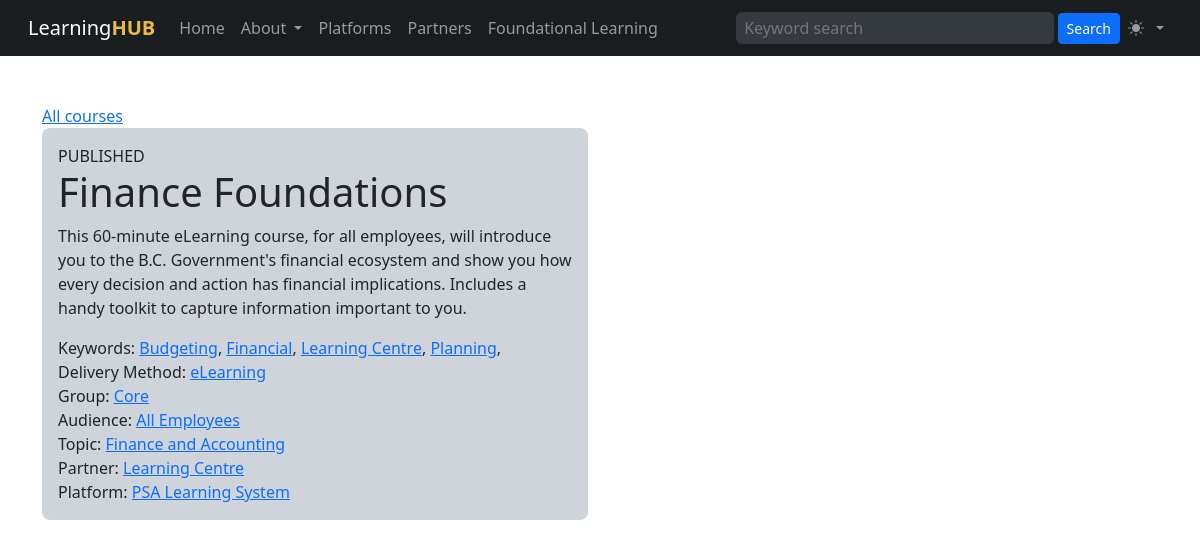
Page /course.php?cid=66 on the committed database.
### tables this page shows
CREATE TABLE "courses" (
    "id" INTEGER PRIMARY KEY AUTOINCREMENT NOT NULL,
    "status" VARCHAR NOT NULL,
    "sortorder" INTEGER,
    "name" VARCHAR NOT NULL,
    "slug" VARCHAR,
    "description" VARCHAR NOT NULL,
    "created" DATETIME NOT NULL,
    "modified" DATETIME,
    "platform_last_updated" DATETIME,
    "expiry_date" DATETIME,
    "user_idir" VARCHAR,
    "course_id" INTEGER,
    "weight" INTEGER,
    "url" VARCHAR,
    "search" TEXT,
    "keywords" VARCHAR,
    "refresh_cycle" TEXT,
    "partner_id" INTEGER,
    "platform_id" INTEGER,
    "dmethod_id" INTEGER,
    "group_id" INTEGER,
    "audience_id" INTEGER,
    "topic_id" INTEGER,
    FOREIGN KEY(partner_id) REFERENCES learning_partners(id),
    FOREIGN KEY(platform_id) REFERENCES learning_platforms(id),
    FOREIGN KEY(dmethod_id) REFERENCES delivery_methods(id),
    FOREIGN KEY(group_id) REFERENCES groups(id),
    FOREIGN KEY(audience_id) REFERENCES audiences(id),
    FOREIGN KEY(topic_id) REFERENCES topics(id)
);

CREATE TABLE "delivery_methods" (
    "id" INTEGER PRIMARY KEY AUTOINCREMENT NOT NULL,
    "created" DATETIME,
    "modified" DATETIME,
    "sortorder" INTEGER,
    "name" VARCHAR,
    "slug" VARCHAR,
    "description" VARCHAR,
    "icon" VARCHAR,
    "color" VARCHAR
);

CREATE TABLE "groups" (
    "id" INTEGER PRIMARY KEY AUTOINCREMENT NOT NULL,
    "created" DATETIME,
    "modified" DATETIME,
    "sortorder" INTEGER,
    "name" VARCHAR,
    "slug" VARCHAR,
    "description" VARCHAR,
    "icon" VARCHAR,
    "color" VARCHAR
);

CREATE TABLE "audiences" (
    "id" INTEGER PRIMARY KEY AUTOINCREMENT NOT NULL,
    "created" DATETIME,
    "modified" DATETIME,
    "sortorder" INTEGER,
    "name" VARCHAR,
    "slug" VARCHAR,
    "description" VARCHAR,
    "icon" VARCHAR,
    "color" VARCHAR
);

CREATE TABLE "topics" (
    "id" INTEGER PRIMARY KEY AUTOINCREMENT NOT NULL,
    "created" DATETIME,
    "modified" DATETIME,
    "sortorder" INTEGER,
    "name" VARCHAR,
    "slug" VARCHAR,
    "description" VARCHAR,
    "icon" VARCHAR,
    "color" VARCHAR
);

CREATE TABLE "learning_partners" (
    "id" INTEGER PRIMARY KEY AUTOINCREMENT NOT NULL,
    "created" DATETIME,
    "modified" DATETIME,
    "sortorder" INTEGER,
    "name" VARCHAR,
    "slug" VARCHAR,
    "description" VARCHAR,
    "icon" VARCHAR,
    "logo" VARCHAR,
    "color" VARCHAR,
    "url" VARCHAR,
    "admin_name" VARCHAR,
    "admin_email" VARCHAR
);

CREATE TABLE "learning_platforms" (
    "id" INTEGER PRIMARY KEY AUTOINCREMENT NOT NULL,
    "created" DATETIME,
    "modified" DATETIME,
    "sortorder" INTEGER,
    "name" VARCHAR,
    "slug" VARCHAR,
    "description" VARCHAR,
    "logo" VARCHAR,
    "icon" VARCHAR,
    "color" VARCHAR,
    "url" VARCHAR
);

### course.php (the view)
<?php
$db = new SQLite3('courses.sqlite', SQLITE3_OPEN_CREATE | SQLITE3_OPEN_READWRITE);
$db->enableExceptions(true);
?>
<?php require('template/header.php') ?>
<div class="container">
<div class="row">
<div class="col-md-6">
<div><a href="courses.php">All courses</a></div>
<?php
$cid = $_GET['cid'] ?? 0;
$sql = 'SELECT
            c.id AS cid,
            c.name AS cname,
            c.status AS cstatus,
            c.description AS cdesc,
            c.keywords AS ckeys,
            dm.id AS dmid,
            dm.name AS dmname,
            g.name AS groupname,
            g.id AS groupid,
            a.name AS audiencename,
            a.id AS audienceid,
            top.name AS topicname,
            top.id AS topicid,
            pa.name AS partnername,
            pa.id AS partnerid,
            plat.name AS platformname,
            plat.id AS platformid
        FROM
            courses c
        JOIN delivery_methods dm ON dm.id = c.dmethod_id
        JOIN groups g ON g.id = c.group_id
        JOIN audiences a ON a.id = c.audience_id
        JOIN topics top ON top.id = c.topic_id
        JOIN learning_partners pa ON pa.id = c.partner_id
        JOIN learning_platforms plat ON plat.id = c.platform_id
        WHERE c.id = ' . $cid . ';';
$statement = $db->prepare($sql);
$result = $statement->execute();
?>
<?php while ($row = $result->fetchArray()): ?>
    <div class="p-3 mb-2 bg-dark-subtle rounded-3">
        <div><?= strtoupper($row['cstatus']) ?></div>
        <h1><?= $row['cname'] ?></h1>
        <div class="mb-3"><?= $row['cdesc'] ?></div>
        <?php if(!empty($row['ckeys'])): ?>
        <?php $keys = explode(',',$row['ckeys']) ?>
        <div>
        Keywords:
        <?php foreach($keys as $k): ?>
        <a href="keyword.php?keyword=<?= $k ?>"><?= $k ?></a>,
        <?php endforeach ?>
        </div>
        <?php endif ?>
        <div>Delivery Method: <a href="filter.php?dmethod=<?= $row['dmid'] ?>"><?= $row['dmname'] ?></a></div>
        <div>Group: <a href="filter.php?group=<?= $row['groupid'] ?>"><?= $row['groupname'] ?></a></div>
        <div>Audience: <a href="filter.php?audience=<?= $row['audienceid'] ?>"><?= $row['audiencename'] ?></a></div>
        <div>Topic: <a href="filter.php?topic[]=<?= $row['topicid'] ?>"><?= $row['topicname'] ?></a></div>
        <div>Partner: <a href="filter.php?partner=<?= $row['partnerid'] ?>"><?= $row['partnername'] ?></a></div>
        <div>Platform: <a href="filter.php?platform=<?= $row['platformid'] ?>"><?= $row['platformname'] ?></a></div>
    </div>
<?php endwhile ?>
</div>
</div>
</div>
</body>
</html>

### rows in the picture
courses: status "PUBLISHED", name "Finance Foundations", description "This 60-minute eLearning course, for all employees, will introduce you to the B.C. Government's financial ecosystem and show you how every decision and action has financial implications. Includes a handy toolkit to capture information important to you.", keywords "Budgeting", keywords "Financial", keywords "Learning Centre", keywords "Planning", dmethod.name "eLearning", group.name "Core", audience.name "All Employees", topic.name "Finance and Accounting", partner.name "Learning Centre", platform.name "PSA Learning System"
